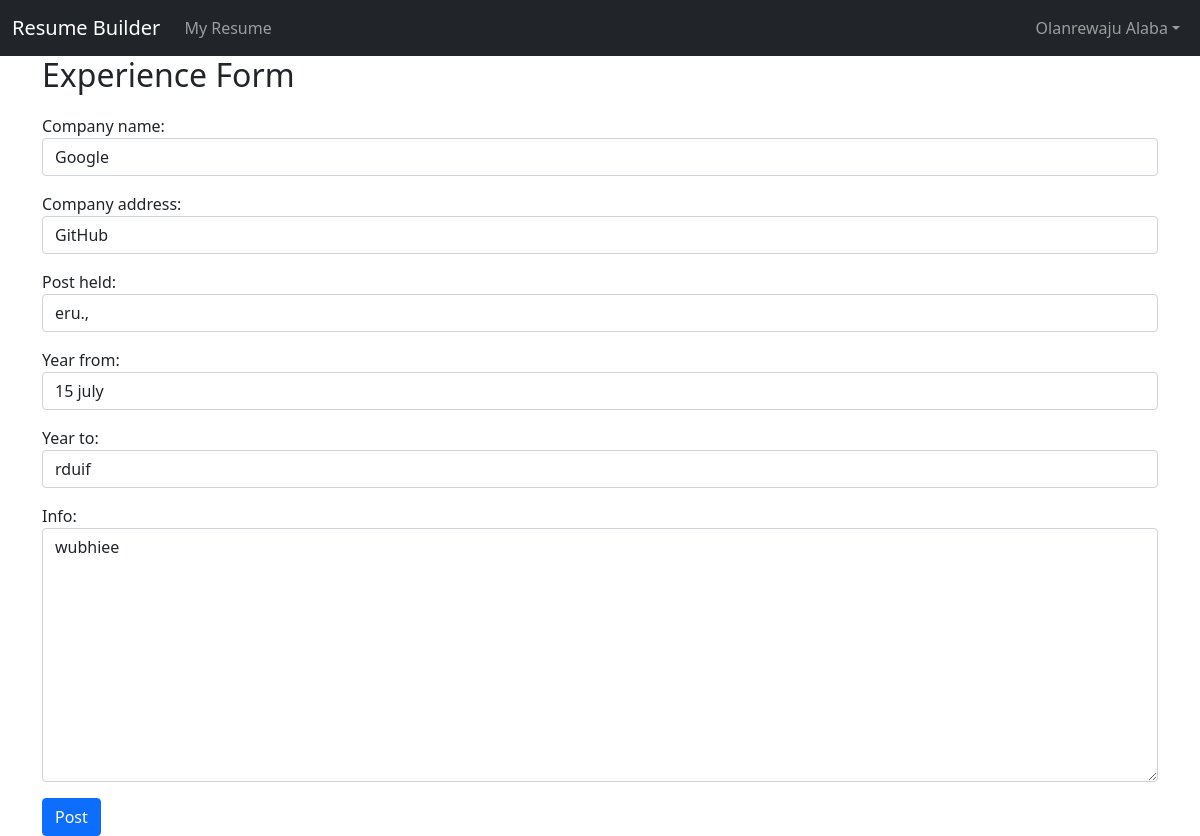
The page /edit_experience/4 (signed in) on the database its author committed.
### my_resume/models.py (models this page shows, shortened)
class Experience(models.Model):
    user = models.ForeignKey(User, on_delete = models.CASCADE)
    company_name = models.CharField(max_length=100)
    company_address = models.CharField(max_length=200)
    post_held = models.CharField(max_length=30)
    year_from = models.CharField(max_length=20)
    year_to = models.CharField(max_length=20)
    info = models.TextField()

### my_resume/views.py (the view)
# urls.py: path('edit_experience/<int:pk>', EditExperience, name = 'edit_experience'),
@login_required(login_url='login')
def EditExperience(request, pk):
        experience = get_object_or_404(Experience, pk=pk)
        form = ExperienceForm(instance=experience)
        if request.method == 'POST':
            form = ExperienceForm(request.POST, instance=experience)
            if form.is_valid():
                form.save()
                return redirect('resume')
        context = {'form':form}
        return render(request, 'create_experience.html', context)

### my_resume/forms.py
class ExperienceForm(forms.ModelForm):
    class Meta:
        model= Experience
        exclude = ["user"]
        fields=['company_name', 'company_address', 'post_held', 'year_from', 'year_to', 'info']
        widgets={
                'company_name':forms.TextInput(attrs={'class':'form-control', 'placeholder':'Company name'}),
                'company_address':forms.TextInput(attrs={'class':'form-control', 'placeholder':'Company address'}),
                'post_held':forms.TextInput(attrs={'class':'form-control', 'placeholder':'Position held'}),
                'year_from':forms.TextInput(attrs={'class':'form-control', 'placeholder':'Month and year started    July 20th 2007'}),
                'year_to':forms.TextInput(attrs={'class':'form-control', 'placeholder':'Month and year ended  Ongoing'}),
                'info':forms.Textarea(attrs={'class':'form-control', 'placeholder':'More information'}),
        }

### my_resume/templates/create_experience.html (shortened to what this page needs)
{% extends 'base.html' %}
{% block content %}
<div class="form-group">
<h2 style="margin-bottom: 20px;">Experience Form</h2>
<form  method="POST">
    {{ form.as_p}}
    <button class="btn btn-primary" type="submit">Post</button>
</form>
</div>
{% endblock %}

### my_resume/templates/base.html (shortened to what this page needs)
<!DOCTYPE html>
<html lang="en">
<head>
    <link href="https://cdn.jsdelivr.net/npm/bootstrap@5.0.1/dist/css/bootstrap.min.css" rel="stylesheet">
</head>
<body>
      <nav class="navbar navbar-expand-lg navbar-dark bg-dark">
        <div class="container-fluid">
            <a class="navbar-brand">Resume Builder</a>
            <div class="collapse navbar-collapse" id="navbarContent">
              {% if user.is_authenticated %}
                  <ul class="navbar-nav me-auto mb-2 mb-lg-0">
                      <li class="nav-item">
                          <a class="nav-link" href="{% url 'resume' %}">My Resume</a>
                      </li>
                  </ul>
                  <ul class="navbar-nav">
                    <li class="nav-item dropdown">
                        <a class="nav-link dropdown-toggle" href="#" id="navbarDropdown" role="button" data-bs-toggle="dropdown" aria-expanded="false">{{ user.first_name|title }} {{user.last_name|title }}</a>
                    </li>
                </ul>
              {% else %}
                  <ul class="navbar-nav me-auto mb-2 mb-lg-0">
                    <li class="nav-item">
                        <a class="nav-link" href="{% url 'login' %}">My Resume</a>
                    </li>
                </ul>
                {% endif %}
            </div>
        </div>
    </nav>
    <div class="container">
        {% block content %}
        {% endblock %}
    </div>
</body>
</html>

### rows shown on the page
Experience: company_name "Google", company_address "GitHub", post_held "eru.,", year_from "15 july", year_to "rduif", info "wubhiee"

### other values the page prints
{{ user.first_name|title }} "Olanrewaju"
{{ user.last_name|title }} "Alaba"
